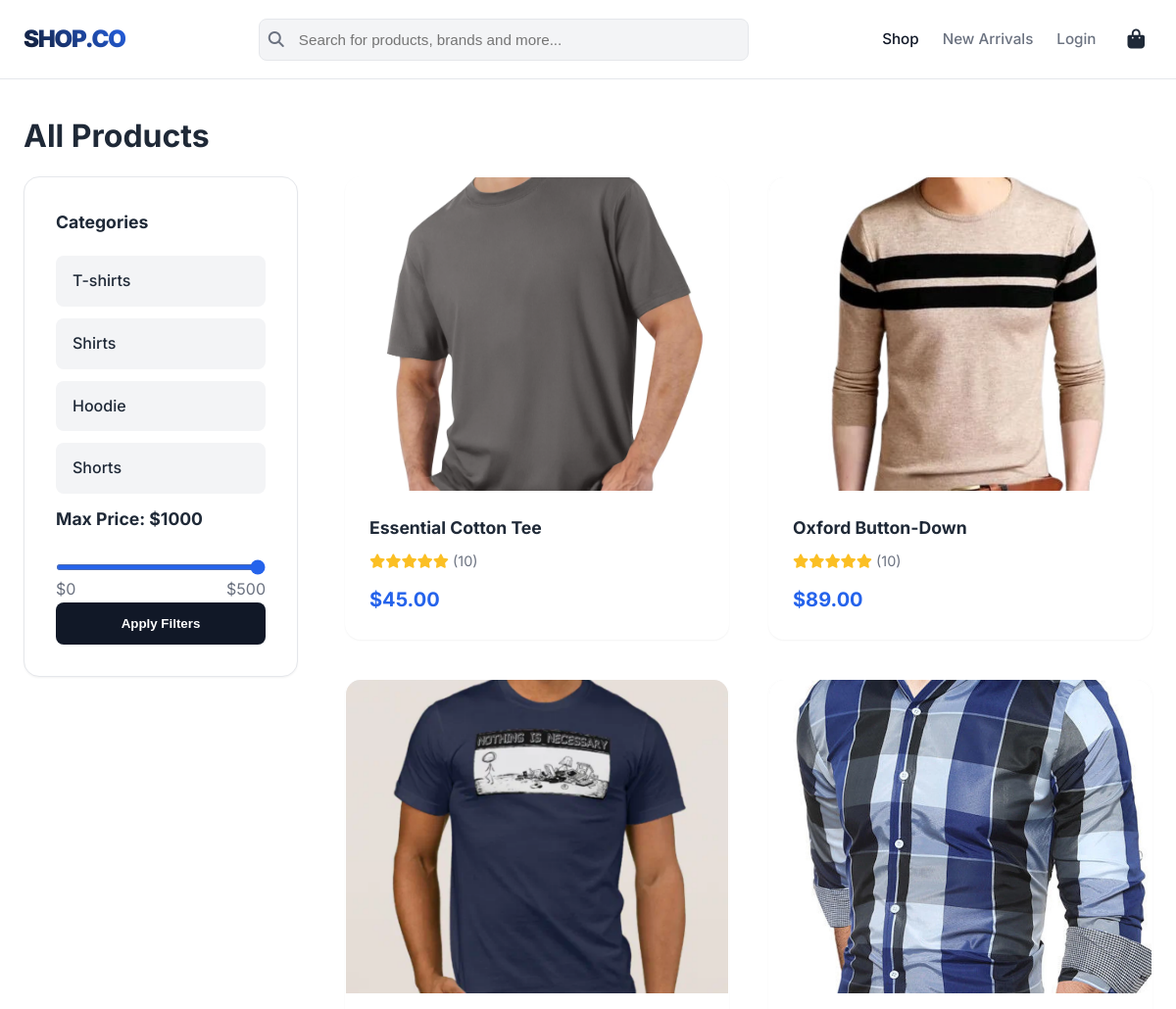
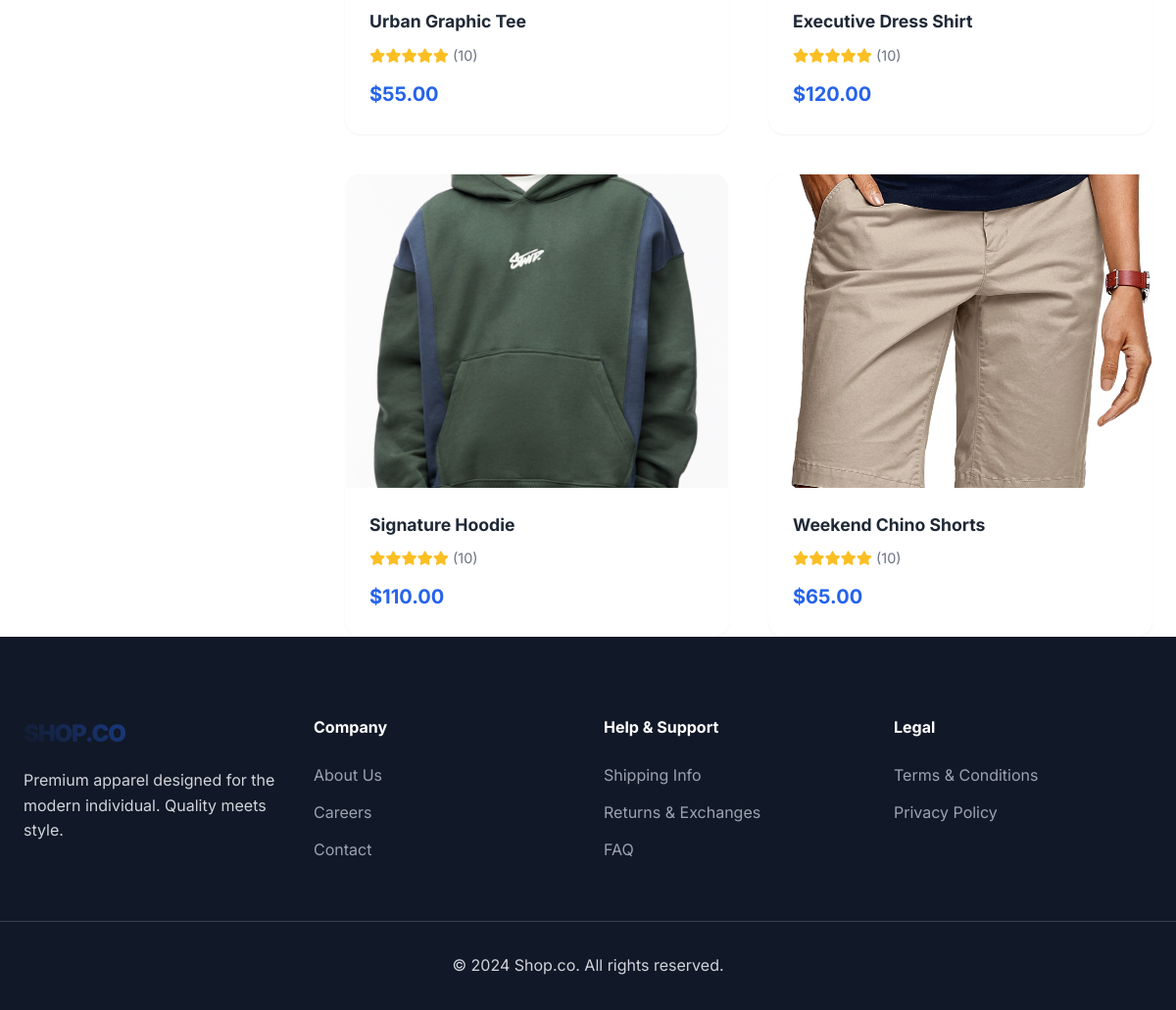
Screenshot of /all with the database file from the repository (2 pictures, top to bottom).
### app.py (models this page shows, shortened)
class Product(db.Model):
    id = db.Column(db.Integer, primary_key=True)
    title = db.Column(db.String(100), nullable=False)
    cost = db.Column(db.Float, nullable=False)
    image = db.Column(db.String(100), nullable=False)
    category = db.Column(db.String(50), nullable=False)
    description = db.Column(db.Text, nullable=True)
    is_popular = db.Column(db.Boolean, default=False)
    reviews = db.relationship('Review', backref='product', lazy=True)

### app.py (the view)
@app.route('/all')
def all_products():
    search_query = request.args.get('q', '').strip()
    selected_cats = request.args.getlist("category")
    max_price = request.args.get("max_price", default=1000, type=int)
    query = Product.query
    if search_query:
        query = query.filter(Product.title.ilike(f'%{search_query}%'))
    if selected_cats:
        query = query.filter(Product.category.in_(selected_cats))
    query = query.filter(Product.cost <= max_price)
    products = query.all()
    all_categories = [r.category for r in db.session.query(Product.category).distinct()]
    return render_template('all.html', products=products, all_categories=all_categories, current_cats=selected_cats, max_price=max_price, search_query=search_query)

### app.py (called while the page is built)
@app.context_processor
def inject_context():
    cart = session.get('cart', [])
    cart_length = sum(item.get('quantity', 0) for item in cart)
    return dict(cart_length=cart_length)

### templates/all.html (shortened to what this page needs)
{% extends "base.html" %}
{% block content %}
<div class="container mt-4 mb-5">
    <h1 class="font-bold text-3xl mb-4">
        {% if search_query %}Results for "{{ search_query }}"{% else %}All Products{% endif %}
    </h1>
    <div class="shop-layout">
        <aside class="filter-sidebar">
            <form action="{{ url_for('all_products') }}" method="GET">
                <div class="mb-5">
                    <h3 class="filter-title">Categories</h3>
                    <div class="filter-pills">
                        {% for category in all_categories %}
                        <label>
                            <span class="filter-pill">{{ category }}</span>
                        </label>
                        {% endfor %}
                    </div>
                </div>
                <div class="mb-5">
                    <h3 class="filter-title">Max Price: $<span id="price-val">{{ max_price }}</span></h3>
                    <input type="range" name="max_price" min="0" max="500" value="{{ max_price }}" oninput="document.getElementById('price-val').textContent = this.value">
                    <div class="flex justify-between text-sm text-muted mt-2">
                        <span>$0</span><span>$500</span>
                    </div>
                </div>
                <button type="submit" class="btn w-full">Apply Filters</button>
            </form>
        </aside>
        <div class="product-grid">
            {% for product in products %}
            <a href="{{ url_for('product_details', product_id=product.id) }}" class="card">
                <div class="card-img-wrapper">
                    <img src="{{ url_for('static', filename='images/' ~ product.image) }}" alt="{{ product.title }}" class="card-img">
                </div>
                <div class="card-body">
                    <h3 class="card-title">{{ product.title }}</h3>
                     <div class="rating-stars">
                        {% for i in range(5) %}<i class="fas fa-star"></i>{% endfor %} <span class="text-muted text-sm">(10)</span>
                    </div>
                    <p class="card-price">${{ "%.2f"|format(product.cost) }}</p>
                </div>
            </a>
            {% endfor %}
        </div>
    </div>
</div>
{% endblock %}

### static/css/style.css (style rules this page uses)
:root { --primary: #111827; --secondary: #f3f4f6; --accent: #2563eb; --accent-dark: #1e40af; --text-primary: #1f2937; --text-secondary: #6b7280; --border-color: #e5e7eb; --bg-body: #ffffff; --bg-card: #ffffff; --success: #10b981; --error: #ef4444; --font-main: 'Inter', -apple-system, BlinkMacSystemFont, "Segoe UI", Roboto, Helvetica, Arial, sans-serif; --shadow-sm: 0 1px 2px 0 rgba(0, 0, 0, 0.05); --shadow-md: 0 4px 6px -1px rgba(0, 0, 0, 0.1), 0 2px 4px -1px rgba(0, 0, 0, 0.06); --shadow-lg: 0 10px 15px -3px rgba(0, 0, 0, 0.1), 0 4px 6px -2px rgba(0, 0, 0, 0.05); }
* { margin: 0; padding: 0; box-sizing: border-box; }
body { font-family: var(--font-main); background-color: var(--bg-body); color: var(--text-primary); line-height: 1.6; min-height: 100vh; display: flex; flex-direction: column; animation: fadeIn 0.5s ease-in-out; }
a { text-decoration: none; color: inherit; transition: all 0.3s ease; }
img { max-width: 100%; display: block; }
.container { max-width: 1280px; margin: 0 auto; padding: 0 1.5rem; width: 100%; }
.flex { display: flex; align-items: center; }
.justify-between { justify-content: space-between; }
.mb-4 { margin-bottom: 1rem; }
.mt-4 { margin-top: 1rem; }
.text-muted { color: var(--text-secondary); }
.font-bold { font-weight: 700; }
.w-full { width: 100%; }
.btn { display: inline-block; padding: 0.875rem 2rem; background: var(--primary); color: white; border-radius: 8px; font-weight: 600; border: none; cursor: pointer; text-align: center; transition: all 0.3s ease; box-shadow: var(--shadow-sm); position: relative; overflow: hidden; z-index: 1; }
.btn::before { content: ''; position: absolute; top: 0; left: 0; right: 0; bottom: 0; background: linear-gradient(45deg, var(--accent), var(--accent-dark)); z-index: -1; transition: opacity 0.3s ease; opacity: 0; }
.product-grid { display: grid; grid-template-columns: repeat(auto-fill, minmax(260px, 1fr)); gap: 2.5rem; }
.card { background: var(--bg-card); border-radius: 16px; overflow: hidden; box-shadow: var(--shadow-sm); transition: all 0.4s cubic-bezier(0.4, 0, 0.2, 1); border: 1px solid transparent; display: flex; flex-direction: column; }
.card-img-wrapper { background: var(--secondary); height: 320px; overflow: hidden; position: relative; }
.card-img { width: 100%; height: 100%; object-fit: cover; transition: transform 0.5s ease; }
.card-body { padding: 1.5rem; flex-grow: 1; display: flex; flex-direction: column; }
.card-title { font-weight: 700; font-size: 1.1rem; margin-bottom: 0.5rem; }
.rating-stars { color: #fbbf24; font-size: 0.9rem; margin-bottom: 0.75rem; }
.card-price { font-weight: 700; font-size: 1.25rem; color: var(--accent); margin-top: auto; }
.shop-layout { display: grid; grid-template-columns: 280px 1fr; gap: 3rem; align-items: start; }
.filter-sidebar { background: var(--bg-card); padding: 2rem; border-radius: 16px; border: 1px solid var(--border-color); position: sticky; top: 100px; box-shadow: var(--shadow-sm); }
.filter-title { font-size: 1.1rem; font-weight: 700; margin-bottom: 1.25rem; }
.filter-pills label { display: block; cursor: pointer; margin-bottom: 0.75rem; }
.filter-pill { display: block; padding: 0.75rem 1rem; background: var(--secondary); border-radius: 8px; font-weight: 500; transition: all 0.3s ease; border: 1px solid transparent; }
input[type=range] { width: 100%; accent-color: var(--accent); height: 6px; border-radius: 5px; background: var(--secondary); outline: none; }

### rows the page displays
Product: image (picture), title "Essential Cotton Tee", cost "45.00"
Product: image (picture), title "Oxford Button-Down", cost "89.00"
Product: image (picture), title "Urban Graphic Tee", cost "55.00"
Product: image (picture), title "Executive Dress Shirt", cost "120.00"
Product: image (picture), title "Signature Hoodie", cost "110.00"
Product: image (picture), title "Weekend Chino Shorts", cost "65.00"

### other values shown
{{ category }} "T-shirts" "Shirts" "Hoodie" "Shorts"
{{ max_price }} "1000"
